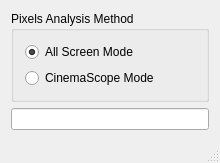
<?xml version="1.0" encoding="UTF-8"?>
<ui version="4.0">
 <class>AMBIANT_LIGHTING</class>
 <widget class="QMainWindow" name="AMBIANT_LIGHTING">
  <property name="geometry">
   <rect>
    <x>0</x>
    <y>0</y>
    <width>220</width>
    <height>158</height>
   </rect>
  </property>
  <property name="windowTitle">
   <string>Ambiant Lighting</string>
  </property>
  <widget class="QWidget" name="centralWidget">
   <layout class="QGridLayout" name="gridLayout">
    <item row="0" column="0">
     <widget class="QGroupBox" name="groupBox">
      <property name="title">
       <string>Pixels Analysis Method</string>
      </property>
      <layout class="QGridLayout" name="gridLayout_2">
       <item row="0" column="0">
        <widget class="QRadioButton" name="radioButtonAllScreen">
         <property name="text">
          <string>All Screen Mode</string>
         </property>
         <property name="checked">
          <bool>true</bool>
         </property>
        </widget>
       </item>
       <item row="1" column="0">
        <widget class="QRadioButton" name="radioButtonCinemaScope">
         <property name="text">
          <string>CinemaScope Mode</string>
         </property>
        </widget>
       </item>
      </layout>
     </widget>
    </item>
    <item row="1" column="0">
     <widget class="QLineEdit" name="lineEdit">
      <property name="readOnly">
       <bool>true</bool>
      </property>
     </widget>
    </item>
   </layout>
  </widget>
  <widget class="QMenuBar" name="menuBar">
   <property name="geometry">
    <rect>
     <x>0</x>
     <y>0</y>
     <width>220</width>
     <height>21</height>
    </rect>
   </property>
  </widget>
  <widget class="QStatusBar" name="statusBar"/>
 </widget>
 <layoutdefault spacing="6" margin="11"/>
 <resources/>
 <connections/>
</ui>
